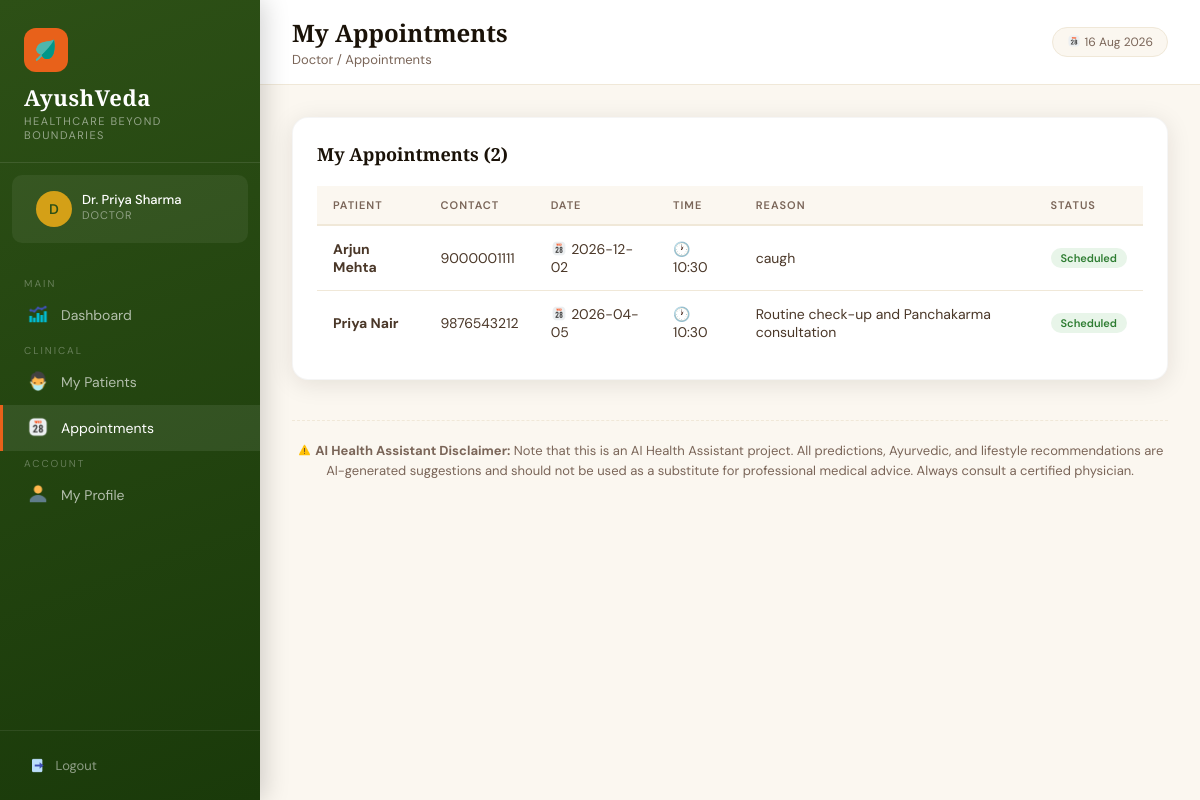
The app's page /doctor/appointments (signed in) with its own data.
### tables this page shows
CREATE TABLE appointments (
            id INTEGER PRIMARY KEY AUTOINCREMENT,
            patient_id INTEGER,
            doctor_id INTEGER,
            appointment_date DATE,
            appointment_time TEXT,
            reason TEXT,
            status TEXT DEFAULT 'Scheduled',
            created_at TIMESTAMP DEFAULT CURRENT_TIMESTAMP,
            FOREIGN KEY (patient_id) REFERENCES patients(id),
            FOREIGN KEY (doctor_id) REFERENCES doctors(id)
        );

CREATE TABLE patients (
            id INTEGER PRIMARY KEY AUTOINCREMENT,
            name TEXT NOT NULL,
            email TEXT UNIQUE NOT NULL,
            password TEXT NOT NULL,
            phone TEXT,
            age INTEGER,
            gender TEXT,
            blood_group TEXT,
            address TEXT,
            doctor_id INTEGER,
            created_at TIMESTAMP DEFAULT CURRENT_TIMESTAMP, preexisting_conditions TEXT, allergies TEXT, triage_raw_text TEXT, triage_symptoms TEXT, latitude REAL, longitude REAL, location_updated_at TIMESTAMP, share_location INTEGER DEFAULT 0,
            FOREIGN KEY (doctor_id) REFERENCES doctors(id)
        );

### app.py (the view)
@app.route('/doctor/appointments')
@login_required('doctor')
def doctor_appointments():
    conn = get_db()
    appointments = conn.execute(
        "SELECT a.*, p.name as patient_name, p.phone as patient_phone FROM appointments a JOIN patients p ON a.patient_id=p.id WHERE a.doctor_id=? ORDER BY a.appointment_date DESC",
        (session['user_id'],)
    ).fetchall()
    conn.close()
    return render_template('doctor/appointments.html', appointments=appointments)

### app.py (called while the page is built)
@app.context_processor
def inject_now():
    return {'now': datetime.now().strftime('%d %b %Y')}

def get_db():
    conn = sqlite3.connect(DB_PATH)
    conn.row_factory = sqlite3.Row
    return conn

def login_required(role):
    def decorator(f):
        @wraps(f)
        def wrapper(*args, **kwargs):
            if session.get('role') != role:
                flash('Please login to continue.', 'error')
                return redirect(url_for(f'{role}_login'))
            return f(*args, **kwargs)
        return wrapper
    return decorator

### templates/doctor/appointments.html (shortened to what this page needs)
{% extends 'base.html' %}
{% block page_title %}My Appointments{% endblock %}
{% block breadcrumb %}Doctor / Appointments{% endblock %}
{% block nav %}
<span class="nav-section-label">Main</span>
<a href="/doctor/dashboard" class="nav-link"><span class="icon"><img src="/static/images/dashboard_icon.png" style="height:1.2em;width:1.2em;vertical-align:-0.2em;"></span> Dashboard</a>
<span class="nav-section-label">Clinical</span>
<a href="/doctor/patients" class="nav-link"><span class="icon"><img src="/static/images/patients_icon.png" style="height:1.2em;width:1.2em;vertical-align:-0.2em;"></span> My Patients</a>
<a href="/doctor/appointments" class="nav-link active"><span class="icon"><img src="/static/images/appointments_icon.png" style="height:1.2em;width:1.2em;vertical-align:-0.2em;"></span> Appointments</a>
<span class="nav-section-label">Account</span>
<a href="/doctor/profile" class="nav-link"><span class="icon"><img src="/static/images/profile_icon.png" style="height:1.2em;width:1.2em;vertical-align:-0.2em;"></span> My Profile</a>
{% endblock %}
{% block content %}
<div class="card">
    <div class="card-header">
        <h3 class="card-title">My Appointments ({{ appointments|length }})</h3>
    </div>
    <div class="table-wrap">
        <table>
            <thead><tr><th>Patient</th><th>Contact</th><th>Date</th><th>Time</th><th>Reason</th><th>Status</th></tr></thead>
            <tbody>
            {% for a in appointments %}
            <tr>
                <td><strong>{{ a.patient_name }}</strong></td>
                <td>{{ a.patient_phone or '—' }}</td>
                <td><img src="/static/images/appointments_icon.png" style="height:1.2em;width:1.2em;vertical-align:-0.2em;"> {{ a.appointment_date }}</td>
                <td>🕐 {{ a.appointment_time }}</td>
                <td>{{ a.reason }}</td>
                <td>
                    {% if a.status == 'Scheduled' %}
                    <span class="badge badge-green">{{ a.status }}</span>
                    {% elif a.status == 'Completed' %}
                    <span class="badge badge-blue">{{ a.status }}</span>
                    {% else %}
                    <span class="badge badge-red">{{ a.status }}</span>
                    {% endif %}
                </td>
            </tr>
            {% else %}
            <tr><td colspan="6" style="text-align:center;padding:48px;color:#7A6558">No appointments scheduled.</td></tr>
            {% endfor %}
            </tbody>
        </table>
    </div>
</div>
{% endblock %}

### templates/base.html (style rules this page uses)
:root { --saffron: #E8611A; --saffron-light: #F4874B; --turmeric: #D4A017; --forest: #2D5016; --forest-mid: #4A7C22; --forest-light: #7AB648; --cream: #FBF7F0; --cream-dark: #F0E8D8; --earth: #6B4226; --earth-light: #9B6B42; --text-dark: #1A1208; --text-mid: #4A3728; --text-light: #7A6558; --white: #FFFFFF; --sidebar-w: 260px; --shadow: 0 4px 24px rgba(26, 18, 8, 0.10); --shadow-lg: 0 12px 48px rgba(26, 18, 8, 0.16); }
* { box-sizing: border-box; margin: 0; padding: 0; }
body { font-family: 'DM Sans', sans-serif; background: var(--cream); color: var(--text-dark); min-height: 100vh; }
h1, h2, h3, h4 { font-family: 'Cormorant Garamond', serif; }
.nav-section-label { color: rgba(255, 255, 255, 0.3); font-size: 10px; text-transform: uppercase; letter-spacing: 2px; padding: 12px 24px 6px; font-family: 'DM Sans', sans-serif; }
.nav-link { display: flex; align-items: center; gap: 12px; padding: 11px 24px; color: rgba(255, 255, 255, 0.65); text-decoration: none; font-size: 14px; transition: all 0.2s; border-left: 3px solid transparent; position: relative; }
.nav-link:hover, .nav-link.active { color: #fff; background: rgba(255, 255, 255, 0.08); border-left-color: var(--saffron); }
.nav-link .icon { font-size: 18px; width: 22px; text-align: center; }
.card { background: var(--white); border-radius: 16px; padding: 24px; box-shadow: var(--shadow); border: 1px solid rgba(0, 0, 0, 0.04); }
.card-header { display: flex; align-items: center; justify-content: space-between; margin-bottom: 20px; }
.card-title { font-size: 18px; color: var(--text-dark); font-weight: 600; }
.table-wrap { overflow-x: auto; }
table { width: 100%; border-collapse: collapse; }
th { text-align: left; padding: 12px 16px; font-size: 11px; text-transform: uppercase; letter-spacing: 1px; color: var(--text-light); border-bottom: 2px solid var(--cream-dark); font-weight: 600; background: var(--cream); }
td { padding: 14px 16px; font-size: 14px; border-bottom: 1px solid var(--cream-dark); color: var(--text-mid); }
tr:last-child td { border-bottom: none; }
.badge { display: inline-block; padding: 3px 10px; border-radius: 20px; font-size: 11px; font-weight: 600; }
.badge-green { background: #E8F5E9; color: #2E7D32; }

### records on screen
appointments: patient_name "Arjun Mehta", phone "9000001111", appointment_date "2026-12-02", appointment_time "10:30", reason "caugh", status "Scheduled"
appointments: patient_name "Priya Nair", phone "9876543212", appointment_date "2026-04-05", appointment_time "10:30", reason "Routine check-up and Panchakarma consultation", status "Scheduled"

### other values on screen
{{ session.user_name[0].upper() }} "D"
{{ session.user_name }} "Dr. Priya Sharma"
{{ session.role|capitalize }} "DOCTOR"
{{ appointments|length }} "2"
